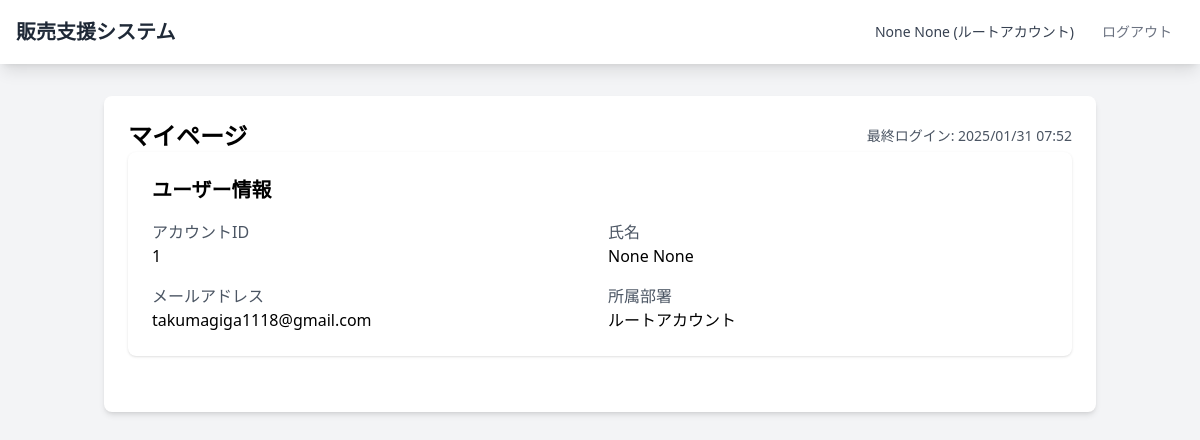
The page / (signed in) on the database as committed earlier.
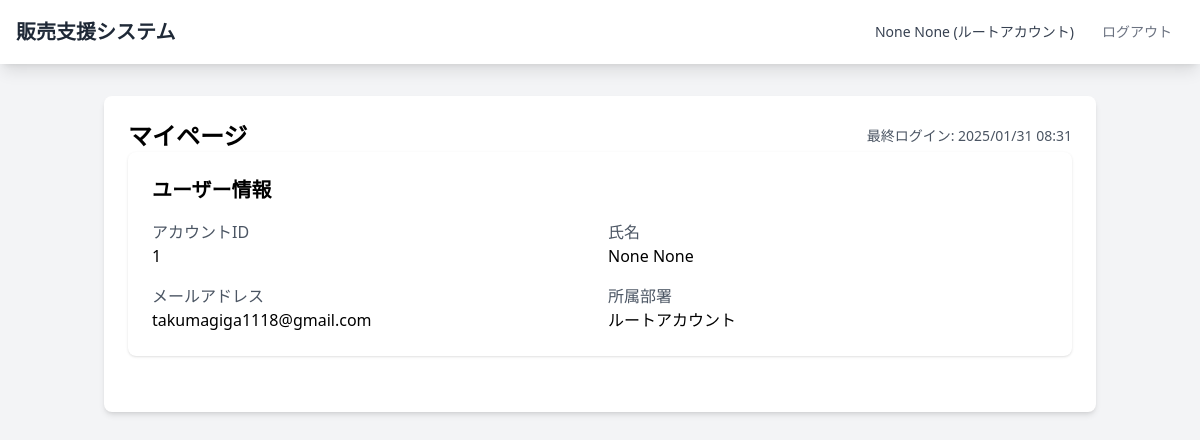
The same page on the database as committed later.
### accounts/models.py (models this page shows, shortened)
class User(AbstractBaseUser, PermissionsMixin):
    ACCOUNT_TYPES = (
        ('root', 'Root'),
        ('employee', 'Employee'),
    )
    account_id = models.CharField(
        verbose_name=_("account_id"),
        unique=True,
        max_length=10
    )
    account_type = models.CharField(
        verbose_name=_("account_type"),
        max_length=10,
        choices=ACCOUNT_TYPES,
        default='employee'
    )
    email = models.EmailField(
        verbose_name=_("email"),
        unique=True
    )
    first_name = models.CharField(
        verbose_name=_("first_name"),
        max_length=150,
        null=True,
        blank=False
    )
    last_name = models.CharField(
        verbose_name=_("last_name"),
        max_length=150,
        null=True,
        blank=False
    )
    is_staff = models.BooleanField(
        verbose_name=_("staff status"),
        default=False
    )
    is_superuser = models.BooleanField(
        verbose_name=_("is_superuser"),
        default=False
    )
    department = models.ForeignKey(
        'Department',
        verbose_name=_("department"),
        on_delete=models.PROTECT,
        null=True,
        blank=True
    )
    created_at = models.DateTimeField(
        verbose_name=_("created_at"),
        auto_now_add=True
    )
    updated_at = models.DateTimeField(
        verbose_name=_("updated_at"),
        auto_now=True
    )
    objects = UserManager()
    USERNAME_FIELD = 'account_id'
    REQUIRED_FIELDS = ['email']

### accounts/views.py (the view)
# urls.py: path("", views.IndexView.as_view(), name="index"),
class IndexView(TemplateView):
    template_name = "index.html"
    def get_context_data(self, **kwargs):
        context = super().get_context_data(**kwargs)
        user = self.request.user
        if user.is_authenticated:
            if (user.department and user.department.name == '製品管理部') or user.account_type == 'root':
                context['total_products'] = Product.objects.count()
        return context

### templates/index.html (shortened to what this page needs)
{% extends 'base.html' %}
{% block title %}
{% if user.is_authenticated %}
<div class="flex justify-between items-center">
    <h1 class="text-2xl font-bold">マイページ</h1>
    <div class="text-sm text-gray-600">
        最終ログイン: {{ user.last_login|date:"Y/m/d H:i" }}
    </div>
</div>
{% else %}
<div class="text-2xl font-bold">メインメニュー</div>
{% endif %}
{% endblock %}
{% block content %}
{% if user.is_authenticated %}
    <div class="mb-8 bg-white rounded-lg shadow p-6">
        <h2 class="text-xl font-semibold mb-4">ユーザー情報</h2>
        <div class="grid grid-cols-2 gap-4">
            <div>
                <p class="text-gray-600">アカウントID</p>
                <p class="font-medium">{{ user.account_id }}</p>
            </div>
            <div>
                <p class="text-gray-600">氏名</p>
                <p class="font-medium">{{ user.last_name }} {{ user.first_name }}</p>
            </div>
            <div>
                <p class="text-gray-600">メールアドレス</p>
                <p class="font-medium">{{ user.email }}</p>
            </div>
            <div>
                <p class="text-gray-600">所属部署</p>
                <p class="font-medium">{{ user.department.name|default:"ルートアカウント" }}</p>
            </div>
        </div>
    </div>
{% endif %}
{% endblock %}

### templates/base.html (shortened to what this page needs)
<!DOCTYPE html>
<html lang="ja">
<head>
    <script src="https://cdn.tailwindcss.com"></script>
</head>
<body class="bg-gray-100 min-h-screen">
    {% if user.is_authenticated %}
    <nav class="bg-white shadow-lg">
        <div class="max-w-7xl mx-auto px-4">
            <div class="flex justify-between h-16">
                <div class="flex">
                    <div class="flex-shrink-0 flex items-center">
                        <a href="{% url 'accounts:index' %}" class="text-xl font-bold text-gray-800">
                            販売支援システム
                        </a>
                    </div>
                </div>
                <div class="flex items-center">
                    <span class="text-gray-700 text-sm mr-4">
                        {{ user.first_name }} {{ user.last_name }}
                        {% if user.department %}
                        ({{ user.department.name }})
                        {% else %}
                        (ルートアカウント)
                        {% endif %}
                    </span>
                    <form method="post" action="{% url 'accounts:logout' %}" class="inline">
                        <button type="submit" class="text-gray-500 hover:text-gray-700 px-3 py-2 rounded-md text-sm font-medium">
                            ログアウト
                        </button>
                    </form>
                </div>
            </div>
        </div>
    </nav>
    {% endif %}
    <div class="container mx-auto px-4 py-8">
        <div class="max-w-7xl mx-auto bg-white rounded-lg shadow-md p-6">
            {% block title %}
            {% endblock %}
            {% block content %}
            {% endblock %}
        </div>
    </div>
</body>
</html>

Rows that differ between the two databases and show on the page:
changed User "None": last_login "2025/01/31 07:52" → "2025/01/31 08:31"
